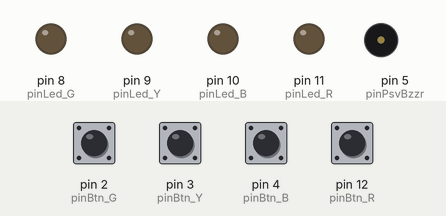
Recording of a sketch running on a simulated Arduino Uno, built with avr-gcc and run on an emulated ATmega328P. Shown: output pins drawn as LEDs (lit = HIGH), buzzer (waves = sounding). The test bench sets the inputs (shaded band); at power-on: pin 2 (pinBtn_G), pin 3 (pinBtn_Y), pin 4 (pinBtn_B), pin 12 (pinBtn_R) HIGH. Random numbers use the default seed unless the sketch sets one.

Above: at 4.2 s.
4.3 s: pin 3 (pinBtn_Y) pulled LOW for 0.15 s
At 4.55 s:
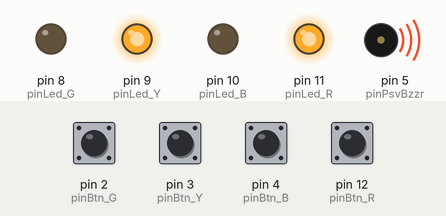
6.8 s: pin 2 (pinBtn_G) pulled LOW for 0.15 s
At 7.7 s:
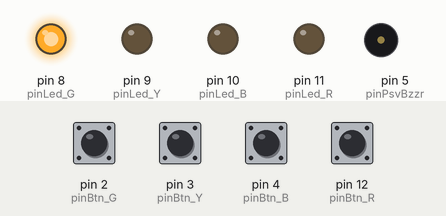
8.4 s: pin 4 (pinBtn_B) pulled LOW for 0.15 s
At 8.9 s:
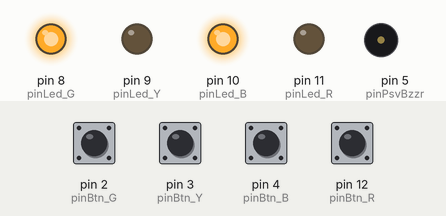
10.0 s: pin 12 (pinBtn_R) pulled LOW for 0.15 s
At 11.7 s:
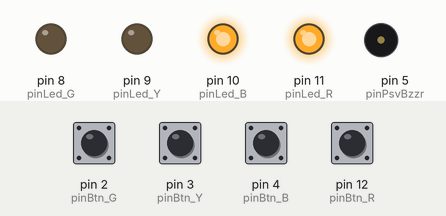
12.0 s: pin 2 (pinBtn_G) pulled LOW for 1 s
At 12.8 s:
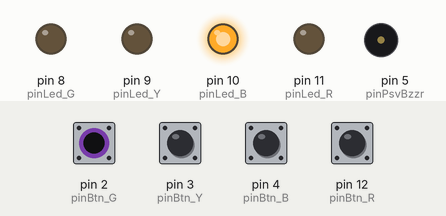
16.0 s: pin 4 (pinBtn_B) pulled LOW for 1 s
At 17.1 s:
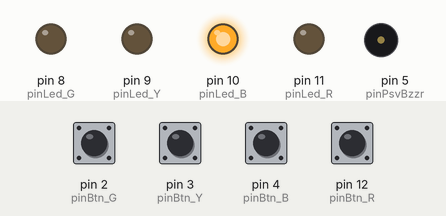
Timing chart, 0 to 19.0 s (numbered marks = the images above; inputs shaded):
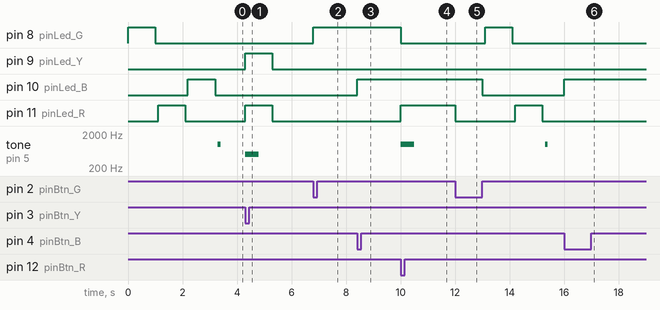

The sketch:

ino_________.ino
```cpp
#define pinLed_G 8
#define pinLed_Y 9
#define pinLed_B 10
#define pinLed_R 11

#define pinBtn_G 2
#define pinBtn_Y 3
#define pinBtn_B 4
#define pinBtn_R 12

#define pinPsvBzzr 5

#define NUM_OF_LEDS 4
#define NUM_OF_CHOSEN_LEDS 3

int Leds[NUM_OF_LEDS] = {pinLed_G, pinLed_Y, pinLed_B, pinLed_R};
int ChosenIndexes[NUM_OF_CHOSEN_LEDS];
int Btns[NUM_OF_LEDS] = {pinBtn_G, pinBtn_Y, pinBtn_B, pinBtn_R};
int val[NUM_OF_LEDS];
int lastVal[NUM_OF_LEDS];
unsigned long lastPressTime[NUM_OF_LEDS];
int PressedIndexes[NUM_OF_LEDS];
int NumOfPressedIndexes = 0;
unsigned long gameStartTime;
bool gameStarted = false;
bool gameEnded = false;

#define TONE_SUCCESS 1000
#define TONE_FAILURE 500

void setup() {
  initializePins();
  randomSeed(analogRead(A1));
}

void loop() {
  handleGameStates();
}

void initializePins() {
  for (int k = 0; k < NUM_OF_LEDS; k++) {
    pinMode(Leds[k], OUTPUT);
    pinMode(Btns[k], INPUT_PULLUP);
    lastVal[k] = digitalRead(Btns[k]);
    lastPressTime[k] = millis();
  }
  pinMode(pinPsvBzzr, OUTPUT);
}

void handleGameStates() {
  if (gameEnded) {
    checkForStartNewGame();
  } else if (!gameStarted) {
    startGame();
  } else {
    handleGame();
  }
}

void startGame() {
  resetGame();
  selectRandomLeds();
  indicateStart();
}

void resetGame() {
  NumOfPressedIndexes = 0;
  gameStartTime = millis();
  gameStarted = true;
  gameEnded = false;
  turnOffAllLeds();
}

void selectRandomLeds() {
  bool chosen[NUM_OF_LEDS] = {false, false, false, false};
  for (int k = 0; k < NUM_OF_CHOSEN_LEDS; k++) {
    int idx;
    do {
      idx = random(NUM_OF_LEDS);
    } while (chosen[idx]);
    chosen[idx] = true;
    ChosenIndexes[k] = idx;
    digitalWrite(Leds[idx], HIGH);
    delay(1000);
    digitalWrite(Leds[idx], LOW);
    delay(100);
  }
}

void indicateStart() {
  tone(pinPsvBzzr, TONE_SUCCESS, 100);
  delay(150);
}

void handleGame() {
  int pressedBtn = GetPressedBtn();
  if (pressedBtn > -1) {
    handlePress(pressedBtn);
  }
  checkGameState();
}

void checkForStartNewGame() {
  int pressedBtn = GetPressedBtn();
  if (pressedBtn > -1) {
    startGame();
  }
}

void handlePress(int buttonIndex) {
  if (!isButtonAlreadyPressed(buttonIndex)) {
    PressedIndexes[NumOfPressedIndexes++] = buttonIndex;
    digitalWrite(Leds[buttonIndex], HIGH);
  }

  if (!isButtonInChosen(buttonIndex)) {
    indicateFailure();
    resetGame();
  }
}

bool isButtonAlreadyPressed(int buttonIndex) {
  for (int i = 0; i < NumOfPressedIndexes; i++) {
    if (PressedIndexes[i] == buttonIndex) {
      return true;
    }
  }
  return false;
}

bool isButtonInChosen(int buttonIndex) {
  for (int i = 0; i < NUM_OF_CHOSEN_LEDS; i++) {
    if (ChosenIndexes[i] == buttonIndex) {
      return true;
    }
  }
  return false;
}

void indicateFailure() {
  tone(pinPsvBzzr, TONE_FAILURE, 500);
  digitalWrite(pinLed_R, HIGH);
  delay(1000);
  digitalWrite(pinLed_R, LOW);
}

void checkGameState() {
  unsigned long elapsedTime = millis() - gameStartTime;

  if (elapsedTime > 1000) {
    if (NumOfPressedIndexes == NUM_OF_CHOSEN_LEDS) {
      if (areAllPressedButtonsCorrect()) {
        if (elapsedTime <= 1000) {
          indicateSuccess();
        } else {
          indicateSuccessDelayed();
        }
      } else {
        indicateFailure();
      }
      gameEnded = true;
    }
  }
}

bool areAllPressedButtonsCorrect() {
  for (int i = 0; i < NumOfPressedIndexes; i++) {
    if (!isButtonInChosen(PressedIndexes[i])) {
      return false;
    }
  }
  return true;
}

void indicateSuccess() {
  tone(pinPsvBzzr, TONE_SUCCESS, 500);
  digitalWrite(pinLed_G, HIGH);
  delay(1000);
  digitalWrite(pinLed_G, LOW);
}

void indicateSuccessDelayed() {
  tone(pinPsvBzzr, TONE_SUCCESS, 500);
  analogWrite(pinLed_G, 64);
  delay(1000);
  analogWrite(pinLed_G, 0);
}

void turnOffAllLeds() {
  for (int k = 0; k < NUM_OF_LEDS; k++) {
    digitalWrite(Leds[k], LOW);
  }
}

int GetPressedBtn() {
  int BtnPressed = -1;
  for (int k = 0; k < NUM_OF_LEDS; k++) {
    val[k] = digitalRead(Btns[k]);
    if ((val[k] == LOW) && (lastVal[k] == HIGH) && (millis() - lastPressTime[k] > 50)) {
      lastPressTime[k] = millis();
      BtnPressed = k;
    }
    lastVal[k] = val[k];
  }
  return BtnPressed;
}
```

Measured:
- after the input at 4.3 s, pin 9 (pinLed_Y), pin 11 (pinLed_R): LOW → HIGH at once, → LOW 1.0 s later; tone on pin 5 (pinPsvBzzr): silent → 500 Hz at once, → silent 0.50 s later
- after the input at 6.8 s, pin 8 (pinLed_G): LOW → HIGH at once
- after the input at 8.4 s, pin 10 (pinLed_B): LOW → HIGH at once
- after the input at 10.0 s, pin 8 (pinLed_G): HIGH → LOW at once; pin 11 (pinLed_R): LOW → HIGH at once; tone on pin 5 (pinPsvBzzr): silent → 1000 Hz at once, → silent 0.50 s later
- after the input at 12.0 s, pin 8 (pinLed_G): LOW → HIGH after 1.1 s, → LOW 1.0 s later; pin 10 (pinLed_B): HIGH → LOW after 1.0 s; pin 11 (pinLed_R): HIGH → LOW at once, → HIGH 2.2 s later, → LOW 1.0 s later; tone on pin 5 (pinPsvBzzr): silent → 1000 Hz after 3.3 s, → silent 0.10 s later
- after the input at 16.0 s, pin 10 (pinLed_B): LOW → HIGH at once
